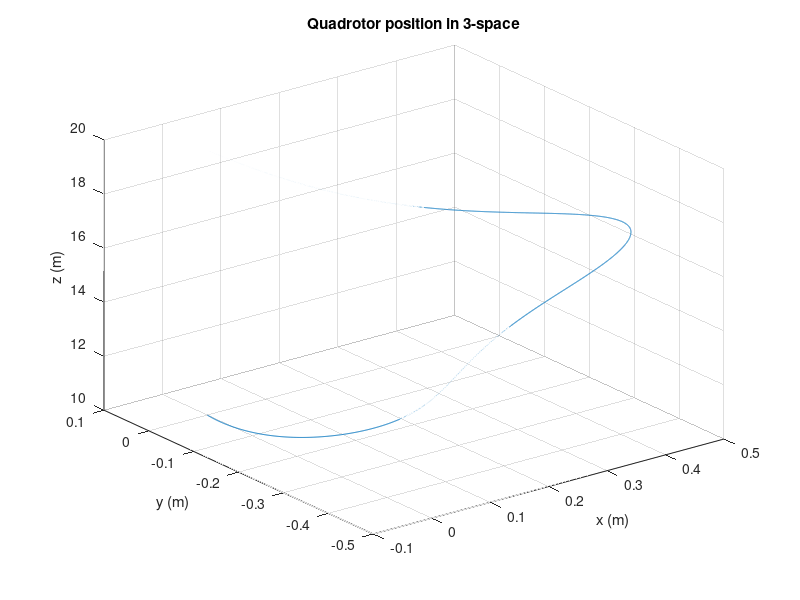

Recreate this plot in MATLAB.
% SS derivation from: https://www.kth.se/polopoly_fs/1.588039.1550155544!/Thesis%20KTH%20-%20Francesco%20Sabatino.pdf
% Some constants from: http://lup.lub.lu.se/luur/download?func=downloadFile&recordOId=8847641&fileOId=8859343
% Wind is not included at this time

% x = [phi; = y_angle
%     theta;= z_angle
%     psi;  = x_angle
%     p;    = phi_dot
%     q;    = theta_dot
%     r;    = psi_dot
%     u;    = x_dot
%     v;    = y_dot
%     w;    = z_dot
%     x;
%     y;
%     z];

% Define constants
g = 9.8;            % m/s^2
m = 0.5;            % kg
Ix = 460 * 10^-6;   % N-m-s^2
Iy = 460 * 10^-6;   % N-m-s^2
Iz = 920 * 10^-6;   % N-m-s^2
motor_radius = 0.1; % m

%%
% Define state matrices
A = [0 0 0 1 0 0 0 0 0 0 0 0;...
    0 0 0 0 1 0 0 0 0 0 0 0;...
    0 0 0 0 0 1 0 0 0 0 0 0;...
    0 0 0 0 0 0 0 0 0 0 0 0;...
    0 0 0 0 0 0 0 0 0 0 0 0;...
    0 0 0 0 0 0 0 0 0 0 0 0;...
    0 -g 0 0 0 0 0 0 0 0 0 0;...
    g 0 0 0 0 0 0 0 0 0 0 0;...
    0 0 0 0 0 0 0 0 0 0 0 0;...
    0 0 0 0 0 0 1 0 0 0 0 0;...
    0 0 0 0 0 0 0 1 0 0 0 0;...
    0 0 0 0 0 0 0 0 1 0 0 0];

B = [0 0 0 0;...
    0 0 0 0;...
    0 0 0 0;...
    0 1/Ix 0 0;...
    0 0 1/Iy 0;...
    0 0 0 1/Iz;...
    0 0 0 0;...
    0 0 0 0;...
    1/m 0 0 0;...
    0 0 0 0;...
    0 0 0 0;...
    0 0 0 0];

C = eye(size(A));

% check observability and controllability
Obs = obsv(A, C);
rank(Obs)
Ctr = ctrb(A, B);
rank(Ctr)

% Initialization
dt = 0.001;
k = 1;
time = 20;
steps = round(time / dt);
u = zeros(4, steps);
e = zeros(size(A, 1), steps);
x = zeros(size(A, 1), steps);
lin_error = zeros(size(A, 1), steps);
x_dot = zeros(size(A, 1), steps);
x(:,k) = [1; 1; 0; 0; 0; 0; 0; 0; 0; 0; 0; 10];

x_bar = zeros(size(A, 1), steps);
x_dot_bar = zeros(size(A, 1), steps);
x_bar(:,k) = [0; 0; 0; 0; 0; 0; 0; 0; 0; 0; 0; 10];

goal = [0; 0; 0; 0; 0; 0; 0; 0; 0; 0; 0; 10];

p_r = -2;
p_i1 = 0.5;
p_i2 = 1;
p = [p_r, p_r, p_r, p_r, p_r+p_i1, p_r-p_i1, p_r+p_i1, p_r-p_i1,...
    p_r+p_i2, p_r-p_i2, p_r+p_i2, p_r-p_i2];
k_ctrl = place(A, B, p);

%%
% Thrusts from each motor, [FL, FR, BR, BL] in N
% Assuming motor directions are: [CW, CCW, CW, CCW] (From the top)
y_CW = [1 0 1 0];
y_CCW = [0 1 0 1];
r_right = [1 0 0 1];
r_left = [0 1 1 0];
p_fwd = [0 0 1 1];
p_back = [1 1 0 0];
u_rotors = [1, 1, 1, 1];

% Total motor force
f_m = sum(u_rotors);
% Torque about x (Pitch)
t_x = sum(u_rotors.*p_fwd - u_rotors.*p_back);
% Torque about y (Roll)
t_y = sum(u_rotors.*r_right - u_rotors.*r_left);
% Torque about z (Yaw)
t_z = sum(u_rotors.*y_CW - u_rotors.*y_CCW);

%%
u_val = 0.00001;
% [f_sum, f_y, -f_x, yaw]
u(:,k) = [9.9; 0; 0; 0];

% A is not invertible, so this method fails
%A_dt = expm(A*dt);
%B_dt = A^-1*(A_dt-eye(size(A)))*B;
%C_dt = C;

%%
% x = [phi; = y_angle
%     theta;= z_angle
%     psi;  = x_angle
%     p;    = phi_dot
%     q;    = theta_dot
%     r;    = psi_dot
%     u;    = x_dot
%     v;    = y_dot
%     w;    = z_dot
%     x;
%     y;
%     z];
for k = 1:steps
    % Nonlinear system state
    phi = x(1,k);
    theta = x(2,k);
    psi = x(3,k);
    p = x(4,k);
    q = x(5,k);
    r = x(6,k);
    u_ = x(7,k);
    v = x(8,k);
    w = x(9,k);
    
    F = u(1,k);
    Tx = u(2,k);
    Ty = u(3,k);
    Tz = u(4,k);
    
    Fwx = 0;
    Fwy = 0;
    Fwz = 0;
    Twx = 0;
    Twy = 0;
    Twz = 0;
    
    Ax_true = [p + r*cos(phi)*tan(theta) + q*sin(phi)*tan(theta);...
        q*cos(phi) - r*sin(phi);...
        r*cos(phi)/cos(theta) + q*sin(phi)/cos(theta);...
        (Iy-Iz)/Ix*r*q + (Tx+Twx)/Ix;...
        (Iz-Ix)/Iy*p*r + (Ty+Twy)/Iy;...
        (Ix-Iy)/Iz*p*q + (Tz+Twz)/Iz;...
        r*v - q*w - g*sin(theta) + Fwx/m;...
        p*w - r*u_ + g*sin(phi)*cos(theta) + Fwy/m;...
        q*u_ - p*v + g*cos(phi)*cos(theta) + (Fwz -F)/m;...
        w*(sin(phi)*sin(psi) + cos(phi)*cos(psi)*sin(theta))...
            - v*(cos(phi)*sin(psi) + cos(psi)*sin(phi)*sin(theta))...
            + u_*cos(psi)*cos(theta);...
        v*(cos(phi)*cos(psi) + sin(phi)*sin(psi)*sin(theta))...
            - w*(sin(phi)*cos(psi) + sin(psi)*cos(phi)*sin(theta))...
            + u_*cos(psi)*cos(theta);...
        w*cos(psi)*cos(theta) - u_*sin(theta) + v*cos(theta)*sin(phi)];
    
    % Linear controller estimate
    %u(:,k) = -k_ctrl * (x(:,k) - goal);
    %x_dot_bar(:,k) = A*x(:,k) + B*u(:,k);
    %x_bar(:,k+1) = x_dot_bar(:,k) * dt + x_bar(:,k);
    
    e(:,k) = x(:,k) - goal;
    u(:,k) = -k_ctrl * e(:,k) + [g*m 0 0 0]';
    x_dot(:,k) = Ax_true + B*u(:,k);
    x(:,k+1) = x_dot(:,k) * dt + x(:,k);
    lin_error(:,k) = Ax_true - A*x(:,k);
end

plt_x = x(10,:);
plt_y = x(11,:);
plt_z = x(12,:);

%plt_x_bar = x_bar(10,:);
%plt_y_bar = x_bar(11,:);
%plt_z_bar = x_bar(12,:);

figure(1);
plot3(plt_x, plt_y, plt_z);
hold on
%plot3(plt_x_bar, plt_y_bar, plt_z_bar);
title('Quadrotor position in 3-space');
xlabel('x (m)');
ylabel('y (m)');
zlabel('z (m)');
%legend('True state', 'Estimated state');
grid();